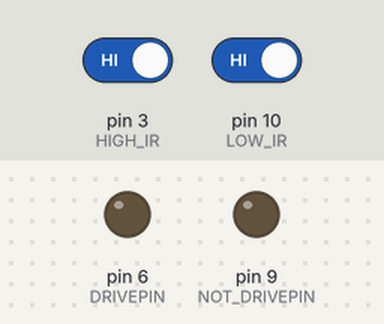
Simulated run of this sketch. Board: Arduino Uno, built with avr-gcc and run on an emulated ATmega328P. Parts: output pins drawn as LEDs (lit = HIGH). The inputs (shaded band) are chosen by the test bench; at power-on: pin 3 (HIGH_IR) HIGH, pin 10 (LOW_IR) HIGH.

Above: at 1.2 s.
1.3 s: pin 3 (HIGH_IR) driven LOW
At 2.0 s:
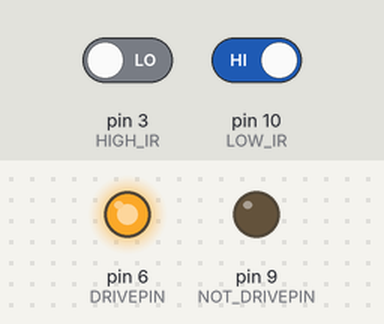
Timing chart, 0 to 4.3 s (numbered marks = the images above; inputs shaded):
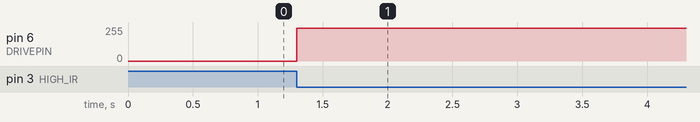

The sketch:

motor_servo.ino
```cpp
#define NOT_DRIVEPIN 9
#define DRIVEPIN 6

#define HIGH_IR 3
#define LOW_IR 10

float theta_d, theta, dtheta, err;
int t1, t2;
int tick_count, tick_d;
int highIR, lowIR;

char from_serial[6];
float kp = 4;

void setV(float v){
  if(v<127){
    analogWrite(DRIVEPIN,0);
    analogWrite(NOT_DRIVEPIN,(127-v)*2);
  }else{
    analogWrite(NOT_DRIVEPIN,0);
    analogWrite(DRIVEPIN,(127-v)*2);
  }
}

void refreshTime(){
  t1 = millis();
  if(t1-t2>=20){
    float p = kp*(theta_d-theta);
    setV(p+127);
    t2=t1;
  }
}

void tick(){
  highIR = digitalRead(HIGH_IR);
  lowIR = digitalRead(LOW_IR);
  if(highIR == lowIR)
    tick_count++;
  else
    tick_count--;
}

void setup() {
  Serial.begin(9600);
  pinMode(DRIVEPIN, OUTPUT);
  pinMode(NOT_DRIVEPIN, OUTPUT);
  pinMode(HIGH_IR, INPUT_PULLUP);
  pinMode(LOW_IR, INPUT_PULLUP);

  attachInterrupt(digitalPinToInterrupt(HIGH_IR), tick, CHANGE);
  theta = 0;
  t1 = millis();
}

void loop() {
  while(true){
    if(Serial.available() >= 6){
      for(char i = 0; i < 7; i++){
        from_serial[i] = Serial.read();
      }
      if (from_serial[0] == char(0xFF) && from_serial[1] == char(0xFF)){
        char chk = ((from_serial[2]+from_serial[3]+from_serial[4])%256);
        if(chk == from_serial[5]){
          theta_d = (from_serial[4]*256)+(unsigned char)from_serial[3];
          if(0 == from_serial[2])
            theta_d *= -1;
          Serial.println(theta_d);
        }else{
          Serial.write("checksum err");
        }
      }else{
        Serial.write("header err");
      }
    }
    if(theta_d > 720)
      theta_d = 720;
    if(theta_d <-720)
      theta_d = -720;
    theta = float(tick_count)*1.187;
    refreshTime();
  }

}
```

Measured:
- after the input at 1.3 s, pin 6 (DRIVEPIN): 0/255 → 247/255 at once
